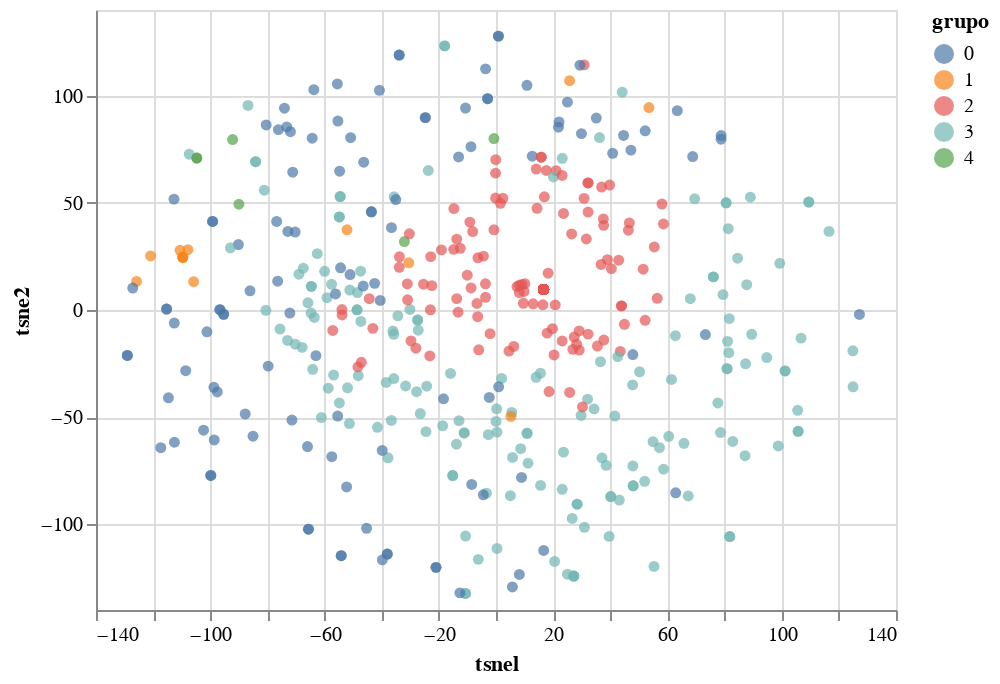

Source (notebook cell):
### Code cell
letras_embedded = TSNE(n_components=2, verbose=1, perplexity=45).fit_transform(vec_text)

letras_ag = letras_ag.assign(tsnel = letras_embedded[:,0], tsne2 = letras_embedded[:,1])

alt.Chart(letras_ag.sample(500)).mark_circle(
    opacity = .7,
    size = 30
).encode(
    x = "tsnel",
    y = "tsne2",
    color = "grupo:N",
    tooltip = ["Artist", "SName"]
).interactive()

### Figure 1 — Vega-Lite specification as saved in the notebook (floating-point values rounded to 4 significant figures; data arrays with more than 128 entries replaced by an {"elided": "..."} marker saying what was removed)
{"config": {"view": {"continuousWidth": 400, "continuousHeight": 300}}, "data": {"name": "data-f88a64791e7456c4ac005e0204056647"}, "mark": {"type": "circle", "opacity": 0.7, "size": 30}, "encoding": {"color": {"field": "grupo", "type": "nominal"}, "tooltip": [{"field": "Artist", "type": "nominal"}, {"field": "SName", "type": "nominal"}], "x": {"field": "tsnel", "type": "quantitative"}, "y": {"field": "tsne2", "type": "quantitative"}}, "selection": {"selector001": {"type": "interval", "bind": "scales", "encodings": ["x", "y"]}}, "$schema": "https://vega.github.io/schema/vega-lite/v4.17.0.json", "datasets": {"data-f88a64791e7456c4ac005e0204056647": {"elided": "500 records"}}}
